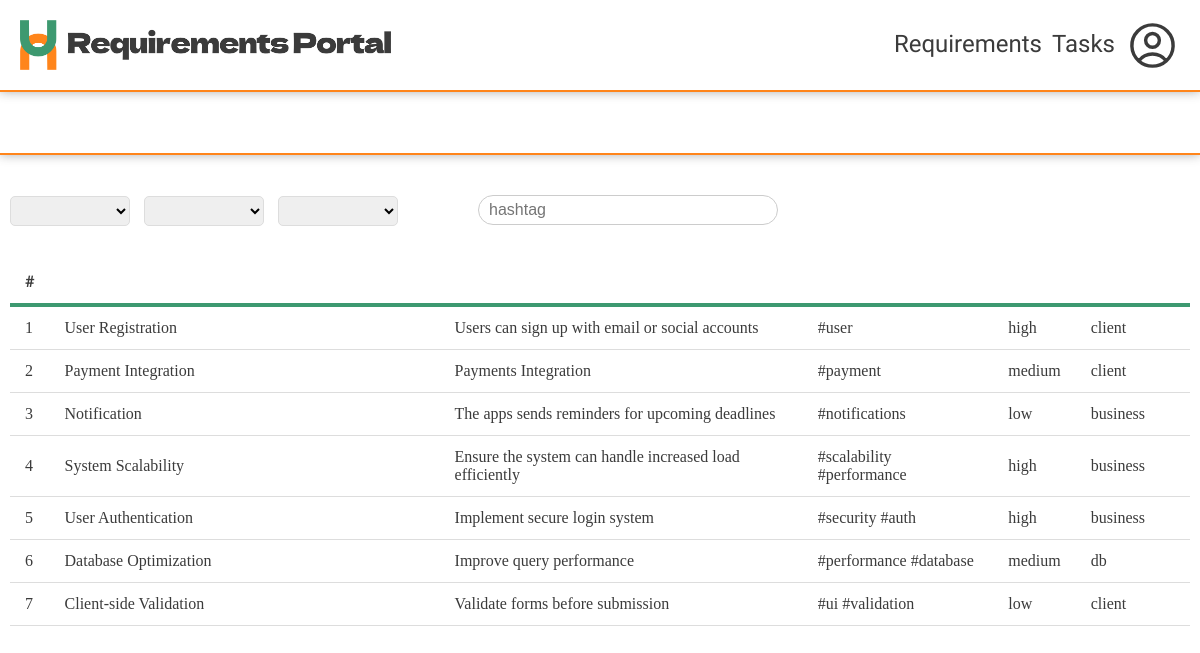
The page /requirement (signed in) on the database its author committed.
### tables this page shows
CREATE TABLE IF NOT EXISTS requirements (
    id INT AUTO_INCREMENT PRIMARY KEY,
    title VARCHAR(100) NOT NULL,
    description TEXT NOT NULL,
    hashtags TEXT,
    priority ENUM('high', 'medium', 'low') DEFAULT 'low',
    layer ENUM('client', 'routing', 'business', 'db', 'test') DEFAULT 'client',
    isNonFunctional BOOLEAN DEFAULT FALSE,
    created_at TIMESTAMP DEFAULT CURRENT_TIMESTAMP
);

### app/database/DatabaseConnection.php (called while the page is built, shortened)
<?php
require_once __DIR__ . '/DatabaseBootstrapper.php';
class DatabaseConnection {
    private static $instance = null;
    private $connection;
    private function __construct() {
        try {
            $dsn = "mysql:host=" . DB_HOST . ";charset=utf8mb4";
            $tempConn = new PDO($dsn, DB_USER, DB_PASS);
            $tempConn->setAttribute(PDO::ATTR_ERRMODE, PDO::ERRMODE_EXCEPTION);
            $bootstrapper = new DatabaseBootstrapper($tempConn);
            $dsn = "mysql:host=" . DB_HOST . ";dbname=" . DB_NAME . ";charset=utf8mb4";
            $this->connection = new PDO($dsn, DB_USER, DB_PASS);
            $this->connection->setAttribute(PDO::ATTR_ERRMODE, PDO::ERRMODE_EXCEPTION);
        } catch (PDOException $e) {
            die("Database connection failed: " . $e->getMessage());
        }
    }
    public static function getInstance() {
        if (!self::$instance) {
            self::$instance = new DatabaseConnection();
        }
        return self::$instance;
    }
    public function getConnection() {
        return $this->connection;
    }
}

### app/database/DatabaseBootstrapper.php (called while the page is built, shortened)
<?php
class DatabaseBootstrapper
{
    public function __construct($connection)
    {
        $this->conn = $connection;
    }
    private function needsInitialization()
    {
        try {
            return false;
        } catch (PDOException $e) {
            return true;
        }
    }
}

### app/services/RequirementService.php (called while the page is built, shortened)
<?php
require_once __DIR__ . '/../database/DatabaseConnection.php';
class RequirementService
{
    private static $instance = null;
    public static function getInstance()
    {
        if (self::$instance == null) {
            self::$instance = new RequirementService();
        }
        return self::$instance;
    }
    private $db;
    private function __construct()
    {
        $this->db = DatabaseConnection::getInstance()->getConnection();
    }
    public function getRequirementsByFilters(
        $layer = null,
        $priority = null,
        $isNonFunctional = null
    ) {
        try {
            $sql = "SELECT r.*
                    FROM requirements r
                    WHERE 1=1";
            $params = [];
            $sql .= " ORDER BY r.id ASC";
            $stmt = $this->db->prepare($sql);
            $stmt->execute($params);
            return $stmt->fetchAll();
        } catch (Exception $e) {
            throw new Exception(($translations['error'] ?? 'Error') . ': ' . $e->getMessage());
        }
    }
}

### public/requirement/index.php (the view, shortened to what this page needs)
<?php
require_once __DIR__ . '/../../app/services/RequirementService.php';
$requirementService = RequirementService::getInstance();
$layerFilter = $_GET['layer'] ?? null;
$priorityFilter = $_GET['priority'] ?? null;
$nonFunctionalFilter = $_GET['non_functional'] ?? null;
$requirements = array();
try {
    $requirements = $requirementService->getRequirementsByFilters(
        $layerFilter,
        $priorityFilter,
        $nonFunctionalFilter
    );
} catch (Exception $e) {
    $requirementsError = $e->getMessage();
}
?>
<?php require_once __DIR__ . '/../common/header.php'; ?>
<div class="title-container">
    <div class="actions">
    </div>
</div>
<div class="filters-container">
    <link rel="stylesheet" type="text/css" href="assets/css/form.css?v=<?= time(); ?>">
    <div class="filters">
        <div class="filter">
            <select id="layerFilter">
                <option value=""><?= $translations['all']; ?></option>
                <option value="client" <?= ($layerFilter === 'client') ? 'selected' : ''; ?>>
                </option>
            </select>
        </div>
        <div class="filter">
            <select id="priorityFilter">
                <option value=""><?= $translations['all']; ?></option>
                <option value="high" <?= ($priorityFilter === 'high') ? 'selected' : ''; ?>><?= $translations['high']; ?>
                </option>
            </select>
        </div>
        <div class="filter">
            <select id="nonFunctionalFilter">
                <option value=""><?= $translations['all']; ?></option>
                <option value="1" <?= ($nonFunctionalFilter === '1') ? 'selected' : ''; ?>><?= $translations['yes']; ?>
                </option>
            </select>
        </div>
    </div>
    <div class="search-hashtag-container">
        <input type="text" id="hashtagSearch" placeholder="hashtag">
    </div>
</div>
<div class="content">
    <table class="requirement-table">
        <thead>
            <tr>
                <th>#</th>
                <th><?= $translations['title']; ?></th>
                <th><?= $translations['description']; ?></th>
                <th><?= $translations['hashtags']; ?></th>
                <th><?= $translations['priority']; ?></th>
                <th><?= $translations['layer']; ?></th>
                <th><?= $translations['is_non_functional']; ?></th>
            </tr>
        </thead>
        <tbody id="requirementsBody">
            <?php foreach ($requirements as $idx => $requirement): ?>
                <tr class="requirement-entry" data-id="<?= $requirement['id']; ?>"
                    data-layer="<?= $requirement['layer']; ?>">
                    <td>
                        <?= $idx + 1 ?>
                    </td>
                    <td class="title">
                        <?= $requirement['title']; ?>
                    </td>
                    <td>
                        <?= $requirement['description']; ?>
                    </td>
                    <td><?= $requirement['hashtags'] ?? '-'; ?></td>
                    <td>
                        <?= $translations[$requirement['priority']] ?? $requirement['priority']; ?>
                    </td>
                    <td>
                        <?= $translations[$requirement['layer']] ?? $requirement['layer']; ?>
                    </td>
                    <td>
                    </td>
                </tr>
            <?php endforeach; ?>
        </tbody>
    </table>
    <p class="no-rows">
    </p>
</div>
<?php require_once __DIR__ . '/../common/footer.php'; ?>

### public/common/header.php (shortened to what this page needs)
<?php
$currentRoute = basename($_SERVER['PHP_SELF']);
$isOnAuthPage = in_array($currentRoute, ['login.php', 'register.php']);
$hasAuthUser = isset($_SESSION['auth_user']);
$loggedInElementStyle = "";
if (!$hasAuthUser) {
    $loggedInElementStyle = "display: none";
    $loggedOutElementStyle = "display: block";
    if (!$isOnAuthPage) {
        header("Location: " . BASE_URL . "auth/login.php");
        exit;
    }
} else {
    $loggedInElementStyle = "display: block";
}
$queries = array();
parse_str($_SERVER['QUERY_STRING'], $queries);
$requirementsFilter = isset($queries['layer']) ? "?layer=" . $queries['layer'] : "";
$isOnRequirementsPage = strpos($_SERVER['REQUEST_URI'], '/requirement/');
$isOnTasksPage = strpos($_SERVER['REQUEST_URI'], '/task/');
?>
<!DOCTYPE html>
<html lang="<?= $lang ?>">
<head>
    <link rel="stylesheet" href="<?= BASE_URL ?>assets/css/main.css">
    <link rel="stylesheet" href="<?= BASE_URL ?>assets/css/header.css">
    <link rel="stylesheet" href="<?= BASE_URL ?>assets/css/form.css">
    <link rel="stylesheet" href="<?= BASE_URL ?>assets/css/chart.css">
</head>
<body>
    <header>
        <div id="brand">
            <img src="<?= BASE_URL ?>assets/images/logo-small.png" alt="logo">
        </div>
        <nav>
            <a class="logged-in<?= $isOnRequirementsPage ? ' active' : '' ?>" style="<?= $loggedInElementStyle ?>"
                href="<?= BASE_URL ?>requirement<?= $requirementsFilter ?>">
                <?= $translations['requirements'] ?? 'Requirements' ?>
            </a>
            <a class="logged-in<?= $isOnTasksPage ? ' active' : '' ?>" style="<?= $loggedInElementStyle ?>" href="<?= BASE_URL ?>task">
                <?= $translations['tasks'] ?? 'Tasks' ?>
            </a>
            <div class="user-menu logged-in">
            </div>
        </nav>
    </header>
    <main>

### public/common/footer.php (shortened to what this page needs)
    </main>
</body>
</html>

### public/assets/css/main.css (style rules this page uses)
body { --main-color: #007bff; --main-color-secondary: #0056b3; --main-color-opaque: rgba(0, 123, 255, 0.3); --orange: #ff851b; --orange-secondary: #e67312; --green: #3d9970; --green-secondary: #358f61; --danger: #ff0000; --danger-secondary: #b70808; --white: #fff; --off-white: #fff; --text: #3b3b3b; --gray-1: #333; --gray-2: #666; --gray-3: #ddd; --gray-4: #ddd; --gray-5: #f4f4f4; --gray-6: #f9f9f9; --gray-7: #f1f1f1; --gray-8: #f4f4f9; --black: black; --black-opaque: rgba(0, 0, 0, 0.1); font-family: "Merriweather", serif; margin: 0; padding: 0; background-color: var(--off-white); color: var(--text); }
main { padding: 10px; margin-top: 90px; }
table { width: 100%; border-collapse: collapse; margin: 20px 0; font-size: 16px; text-align: left; }
th, td { padding: 12px 15px; border-bottom: 1px solid var(--gray-3); border-top: 1px solid var(--gray-3); flex: 1; }
td.title { width: 30vw; }
th { font-weight: bold; border: none; border-bottom: 4px solid var(--green); font-family: "Dela Gothic One", serif; }
tr:nth-child(even) { background-color: var(--white); }
.filters-container { display: flex; justify-content: space-between; }
.title-container { display: flex; justify-content: space-between; align-items: center; color: var(--text); }
.title-container:not(.secondary) { position: sticky; top: 90px; background: white; z-index: 1; margin: -10px -10px 10px; padding: 10px; border-bottom: 2px solid var(--orange); box-shadow: 0px 0px 10px 0px rgba(59, 59, 59, .4); }
a { text-decoration: none; color: var(--green); }
.no-rows { text-align: center; padding: 50px 0; font-style: italic; }

### public/assets/css/header.css (style rules this page uses)
header { display: flex; justify-content: space-between; align-items: center; background-color: var(--white); color: var(--text); padding: 0 20px; font-size: 24px; position: fixed; top: 0; z-index: 100; height: 90px; width: calc(100vw - 40px); box-shadow: 0px 0px 10px 0px rgba(59, 59, 59, .4); border-bottom: 2px solid var(--orange); }
div#brand { display: flex; align-items: center; }
div#brand img { height: 50px; }
nav { font-family: "Dela Gothic One", serif; display: flex; gap: 10px; align-items: center; }
nav a { text-decoration: none !important; color: var(--text); transition: 0.3s; border-bottom: 2px solid transparent; }
.user-menu { display: flex; align-items: center; }
.user-menu svg { height: 55px; cursor: pointer; transition: 0.3s; }

### public/assets/css/form.css (style rules this page uses)
input[type="text"], input[type="email"], input[type="number"], input[type="password"], textarea, select { width: 100%; padding: 12px; margin-top: 5px; border: 1px solid var(--gray-3); border-radius: 5px; font-size: 16px; box-sizing: border-box; font-family: Arial, sans-serif; }
.actions { display: flex; gap: 20px; }
.filter select { width: 120px; height: 30px; font-size: 14px; padding: 2px 5px; }
.filters-container { display: flex; justify-content: space-between; align-items: center; flex-wrap: nowrap; margin-bottom: 10px; }
.filters { display: flex; gap: 14px; align-items: center; }
.filter select { padding: 5px; font-size: 14px; }
.search-hashtag-container { display: flex; margin-bottom: 10px; flex-direction: column; margin-left: 70px; padding: 5px 10px; }
#hashtagSearch { padding: 5px 10px; border: 1px solid #ccc; border-radius: 20px; font-size: 16px; width: 300px; }

### rows shown on the page
requirements: title "User Registration", description "Users can sign up with email or social accounts", hashtags "#user", priority "high", layer "client"
requirements: title "Payment Integration", description "Payments Integration", hashtags "#payment", priority "medium", layer "client"
requirements: title "Notification", description "The apps sends reminders for upcoming deadlines", hashtags "#notifications", priority "low", layer "business"
requirements: title "System Scalability", description "Ensure the system can handle increased load efficiently", hashtags "#scalability #performance", priority "high", layer "business"
requirements: title "User Authentication", description "Implement secure login system", hashtags "#security #auth", priority "high", layer "business"
requirements: title "Database Optimization", description "Improve query performance", hashtags "#performance #database", priority "medium", layer "db"
requirements: title "Client-side Validation", description "Validate forms before submission", hashtags "#ui #validation", priority "low", layer "client"

### other values the page prints
$translations['requirements'] "Requirements"
$translations['tasks'] "Tasks"
